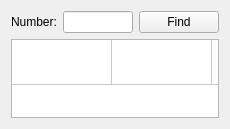
   <widget class="QWidget" name="verticalLayoutWidget">
    <property name="geometry">
     <rect>
      <x>480</x>
      <y>20</y>
      <width>230</width>
      <height>129</height>
     </rect>
    </property>
    <layout class="QVBoxLayout" name="verticalLayout_number">
     <item>
      <layout class="QHBoxLayout" name="horizontalLayout">
       <item>
        <widget class="QLabel" name="label">
         <property name="text">
          <string>Number:</string>
         </property>
        </widget>
       </item>
       <item>
        <widget class="QLineEdit" name="lineEdit_number"/>
       </item>
       <item>
        <widget class="QPushButton" name="pushButton_num">
         <property name="text">
          <string>Find</string>
         </property>
        </widget>
       </item>
      </layout>
     </item>
     <item>
      <widget class="QTableWidget" name="tableWidget_number">
       <property name="minimumSize">
        <size>
         <width>0</width>
         <height>0</height>
        </size>
       </property>
       <property name="font">
        <font>
         <pointsize>12</pointsize>
        </font>
       </property>
       <property name="styleSheet">
        <string notr="true"> QHeaderView::section{
            border-top:1px solid #D8D8D8;
            border-left:1px solid #D8D8D8;
            border-right:1px solid #D8D8D8;
            border-bottom: 1px solid #D8D8D8;
            background-color: #b4b4b4;
            padding:4px;
        }
        QTableCornerButton::section{
            border-top:1px solid #D8D8D8;
            border-left:1px solid #D8D8D8;
            border-right:1px solid #D8D8D8;
            border-bottom: 1px solid #D8D8D8;
            background-color:white;
        }</string>
       </property>
       <property name="lineWidth">
        <number>1</number>
       </property>
       <property name="verticalScrollBarPolicy">
        <enum>Qt::ScrollBarAlwaysOff</enum>
       </property>
       <property name="horizontalScrollBarPolicy">
        <enum>Qt::ScrollBarAlwaysOff</enum>
       </property>
       <property name="sizeAdjustPolicy">
        <enum>QAbstractScrollArea::AdjustToContents</enum>
       </property>
       <property name="editTriggers">
        <set>QAbstractItemView::NoEditTriggers</set>
       </property>
       <property name="showGrid">
        <bool>true</bool>
       </property>
       <property name="gridStyle">
        <enum>Qt::SolidLine</enum>
       </property>
       <property name="cornerButtonEnabled">
        <bool>true</bool>
       </property>
       <property name="rowCount">
        <number>1</number>
       </property>
       <attribute name="horizontalHeaderVisible">
        <bool>false</bool>
       </attribute>
       <attribute name="horizontalHeaderStretchLastSection">
        <bool>true</bool>
       </attribute>
       <attribute name="verticalHeaderVisible">
        <bool>false</bool>
       </attribute>
       <attribute name="verticalHeaderCascadingSectionResizes">
        <bool>false</bool>
       </attribute>
       <attribute name="verticalHeaderMinimumSectionSize">
        <number>45</number>
       </attribute>
       <attribute name="verticalHeaderDefaultSectionSize">
        <number>45</number>
       </attribute>
       <row/>
       <column>
        <property name="text">
         <string>№</string>
        </property>
        <property name="toolTip">
         <string>&lt;html&gt;&lt;head/&gt;&lt;body&gt;&lt;p&gt;yuhu&lt;/p&gt;&lt;p&gt;&lt;br/&gt;&lt;/p&gt;&lt;/body&gt;&lt;/html&gt;</string>
        </property>
        <property name="background">
         <color>
          <red>180</red>
          <green>180</green>
          <blue>180</blue>
         </color>
        </property>
       </column>
       <column>
        <property name="text">
         <string>Surname</string>
        </property>
        <property name="background">
         <color>
          <red>150</red>
          <green>150</green>
          <blue>150</blue>
         </color>
        </property>
       </column>
       <column>
        <property name="text">
         <string>Name</string>
        </property>
        <property name="background">
         <color>
          <red>150</red>
          <green>150</green>
          <blue>150</blue>
         </color>
        </property>
       </column>
       <column>
        <property name="text">
         <string>Phone number</string>
        </property>
        <property name="background">
         <color>
          <red>150</red>
          <green>150</green>
          <blue>150</blue>
         </color>
        </property>
       </column>
       <column>
        <property name="text">
         <string>Subscription type</string>
        </property>
        <property name="background">
         <color>
          <red>150</red>
          <green>150</green>
          <blue>150</blue>
         </color>
        </property>
       </column>
       <column>
        <property name="text">
         <string>Duration</string>
        </property>
        <property name="background">
         <color>
          <red>150</red>
          <green>150</green>
          <blue>150</blue>
         </color>
        </property>
       </column>
      </widget>
     </item>
    </layout>
   </widget>
